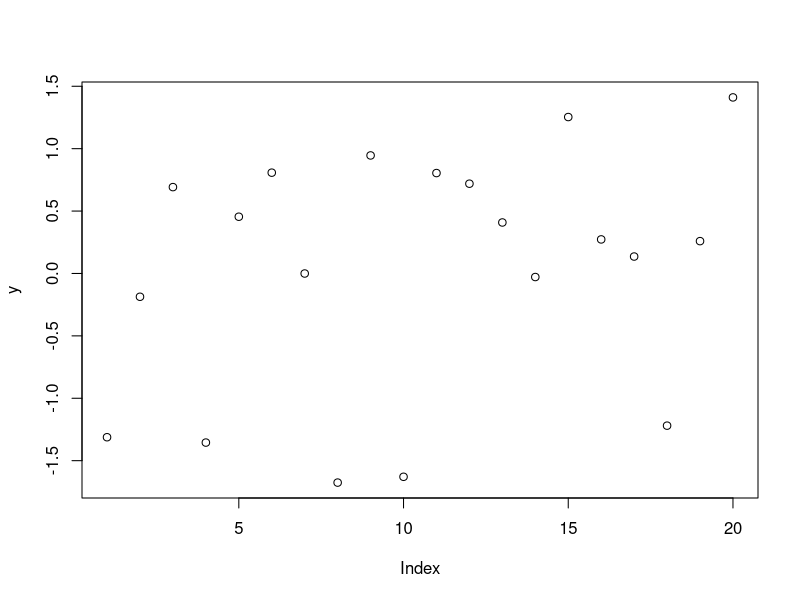
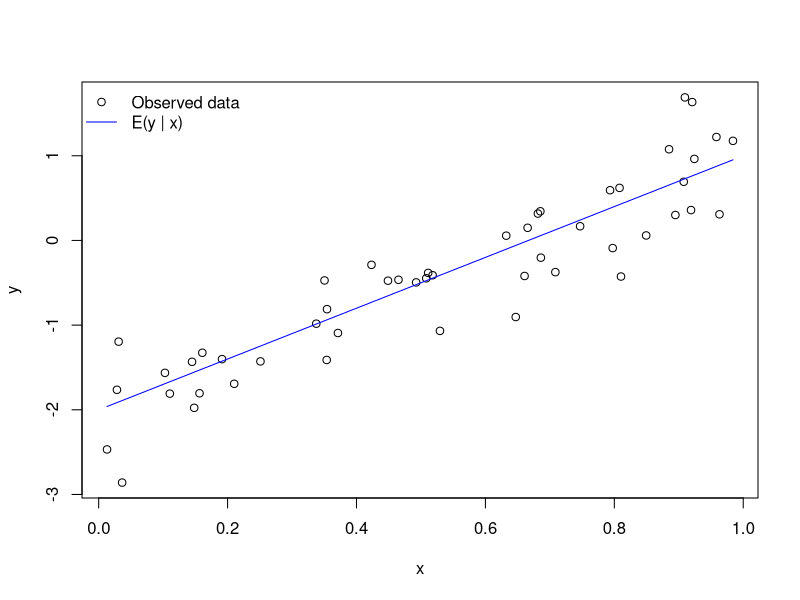
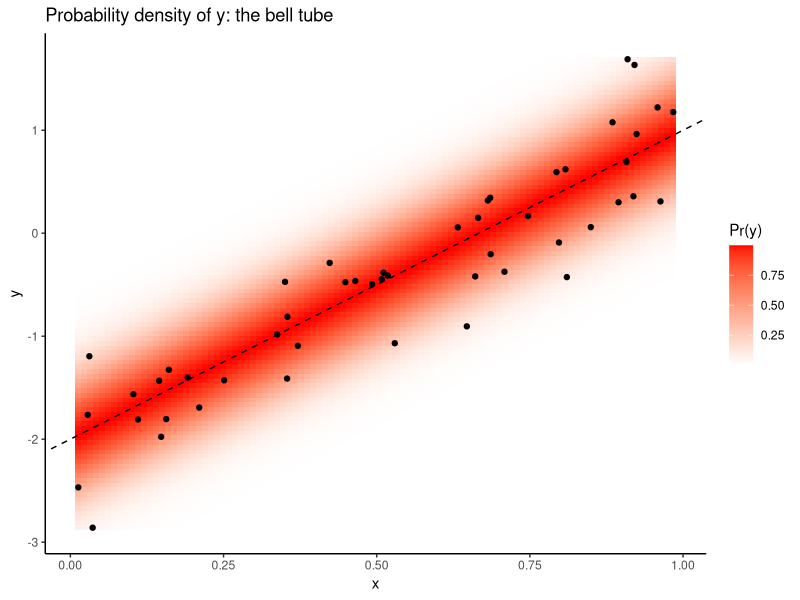
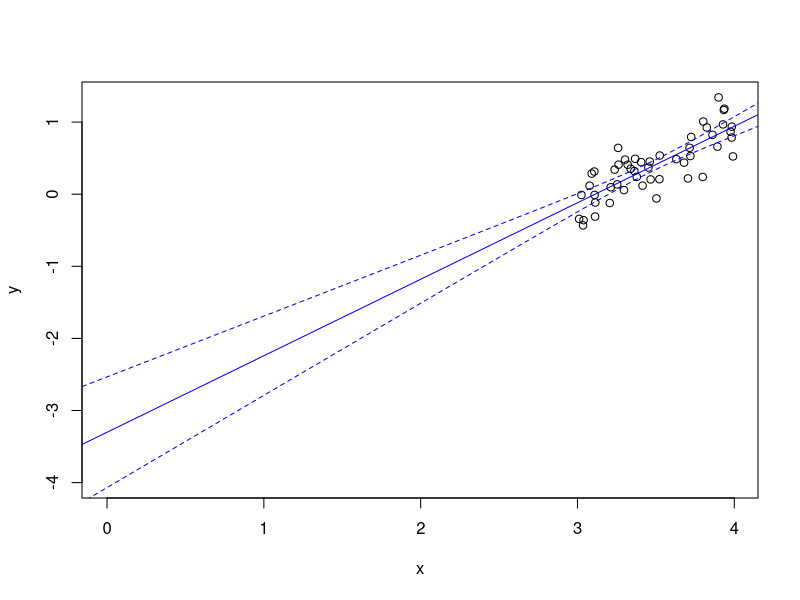
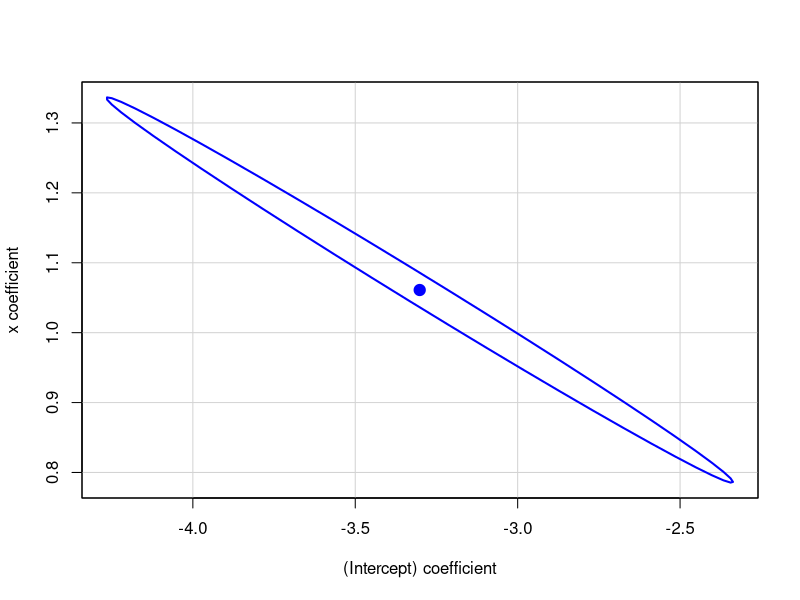
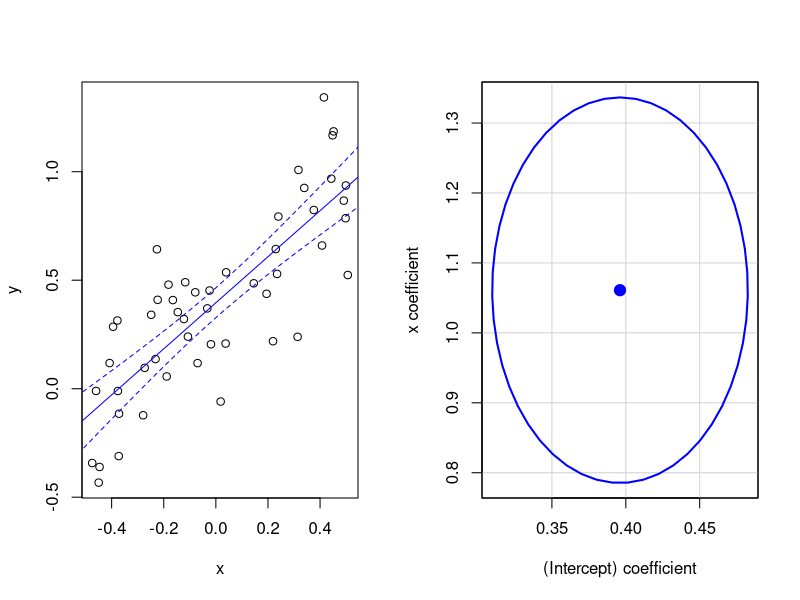
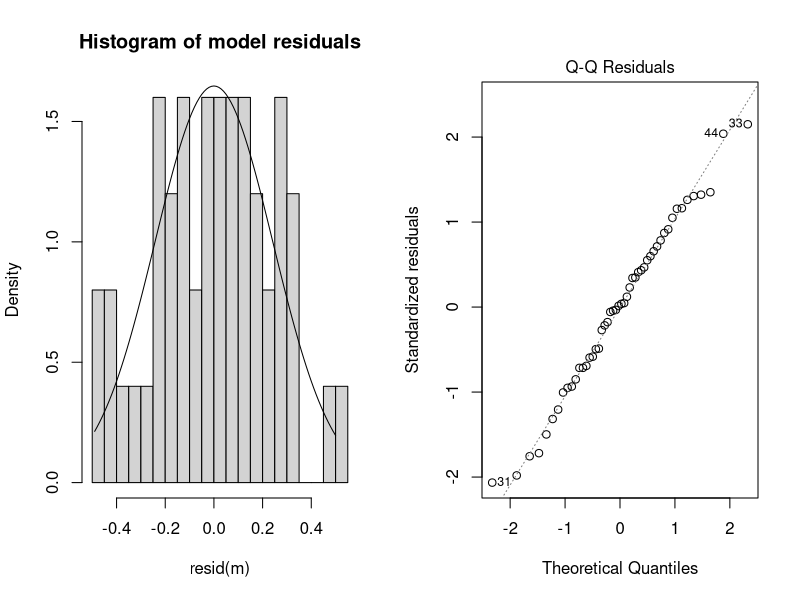
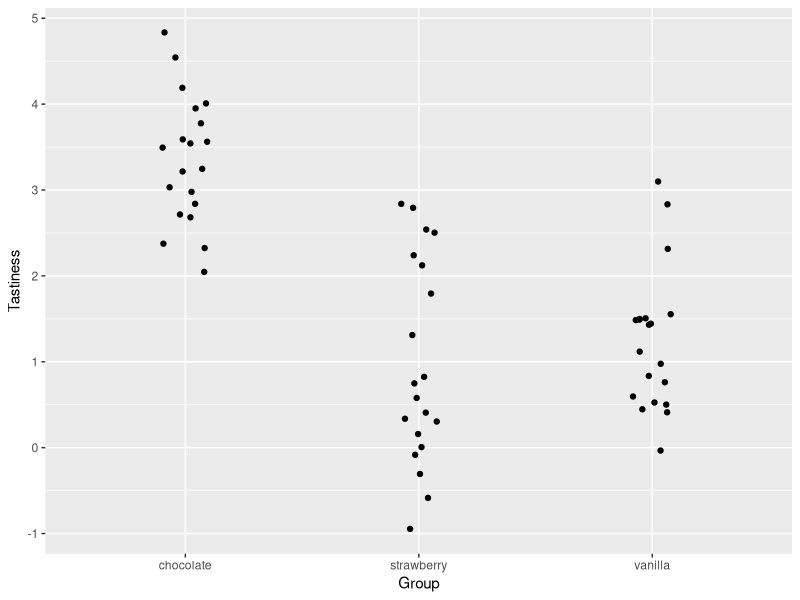

These figures' R source, in order: (Note: this script raises an error after producing the figures.)
## ---- chunk 1
# simulating a sample of y values from a normal distribution
y <- rnorm(20)
plot(y)
## ---- chunk 2
# fitting a model of the mean with lm
m <- lm(y ~ 1)
summary(m)
## ---- chunk 3
# simulate and plot x and y values
n <- 50
x <- runif(n)
alpha <- -2
beta <- 3
sigma <- .4
y <- rnorm(n, mean = alpha + beta * x, sd = sigma)
plot(x, y)

# add known mean function 
lines(x = x, y = alpha + beta * x, col='blue')
legend('topleft', 
       pch = c(1, NA), lty = c(NA, 1), 
       col = c('black', 'blue'), 
       legend = c('Observed data', 'E(y | x)'), 
       bty = 'n')
## ---- chunk 4
# show the probability density of y as a function of x
lo <- 100
yv <- seq(min(y), max(y), length.out = lo)
xv <- seq(min(x), max(x), length.out = lo)
g <- expand.grid(x = xv, y = yv)
g$py <- dnorm(g$y, alpha + beta * g$x, sigma)

sample_d <- data.frame(x = x, y = y)

library(ggplot2)
ggplot(g, aes(x=x, y=y)) + 
  geom_tile(aes(fill=py)) + 
  geom_point(data=sample_d) + 
  scale_fill_gradient2(name = "Pr(y)", high='red') + 
  theme_classic() + 
  geom_abline(intercept=alpha, slope=beta, linetype='dashed') + 
  ggtitle('Probability density of y: the bell tube')
## ---- chunk 5
m <- lm(y ~ x)
summary(m)
## ---- chunk 6

x <- runif(n)
alpha <- 0
beta <- 1
sigma <- .2
y <- rnorm(n, mean = alpha + beta * x, sd = sigma)
x <- x + 3
plot(x, y, xlim=c(0, max(x)), ylim=c(-4, max(y)))
m <- lm(y ~ x)
abline(m, col='blue')
px <- seq(-1, max(x) + 1, length.out=100)
py <- predict(m, list(x=px), se.fit=TRUE, interval='confidence')
lines(px, py$fit[, 'lwr'], lty=2, col='blue')
lines(px, py$fit[, 'upr'], lty=2, col='blue')
## ---- chunk 7
confint(m)
## ---- chunk 8
library(car)
confidenceEllipse(m)
## ---- chunk 9
par(mfrow=c(1, 2))
x <- x - mean(x)
m <- lm(y ~ x)
plot(x, y)
abline(m, col='blue')
px <- seq(min(x) - 1, max(x) + 1, length.out=100)
py <- predict(m, list(x=px), se.fit=TRUE, interval='confidence')
lines(px, py$fit[, 'lwr'], lty=2, col='blue')
lines(px, py$fit[, 'upr'], lty=2, col='blue')
confidenceEllipse(m)
## ---- chunk 10
hist(resid(m), breaks = 20, freq = F, 
     main = 'Histogram of model residuals')
curve_x <- seq(min(resid(m)), max(resid(m)), .01)
lines(curve_x, dnorm(curve_x, 0, summary(m)$sigma))
## ---- chunk 11
plot(m, 2)
## ---- chunk 12
# simulate and visualize data
n <- 60
x <- rep(c("chocolate", "strawberry", "vanilla"), length.out = n)
x <- factor(x)
sigma <- 1
mu_y <- c(chocolate = 3.352, strawberry = .93, vanilla = 1.5)
y <- rnorm(n, mu_y[x], sigma)

library(ggplot2)
ggplot(data.frame(x, y), aes(x, y)) + 
  geom_jitter(position = position_jitter(width=.1)) + 
  xlab('Group') + 
  ylab('Tastiness')
## ---- chunk 13
m <- lm(y ~ x)
summary(m)
## ---- chunk 14
m <- lm(y ~ 0 + x)
summary(m)
## ---- chunk 15
confint(m)
## ---- chunk 16
par(mfrow=c(2, 2))
plot(m)
## ---- chunk 17
n <- 50
x1 <- rnorm(n)
x2 <- rnorm(n)
beta <- c(.5, 1, -1, 2)
sigma <- 1
X <- matrix(c(rep(1, n), x1, x2, x1 * x2), nrow=n)
mu_y <- X %*% beta
y <- rnorm(n, mu_y, sigma)
m <- lm(y ~ x1 * x2)
summary(m)
## ---- chunk 18
# visualizing the results in terms of the linear predictor
lo <- 40
x1seq <- seq(min(x1), max(x1), length.out = lo)
x2seq <- seq(min(x2), max(x2), length.out = lo)
g <- expand.grid(x1=x1seq, x2=x2seq)
g$e_y <- beta[1] + beta[2] * g$x1 + beta[3] * g$x2 + beta[4] * g$x1 * g$x2
ggplot(g, aes(x=x1, y=x2)) + 
  geom_tile(aes(fill=e_y)) + 
  stat_contour(aes(z=e_y), col='grey') + 
  scale_fill_gradient2() + 
  geom_point(data=data.frame(x1, x2))
## ---- chunk 19
library(effects)
plot(allEffects(m))
## ---- chunk 20
str(ToothGrowth)
ToothGrowth$dose <- factor(ToothGrowth$dose)
ggplot(ToothGrowth, aes(x=interaction(dose, supp), y=len)) + 
  geom_point()
## ---- chunk 21
library(dplyr)
ToothGrowth %>%
  group_by(dose, supp) %>%
  summarize(mean = mean(len), 
            sd = sd(len), 
            n = n())
## ---- chunk 22
m <- lm(len ~ dose * supp, data = ToothGrowth)
summary(m)
## ---- chunk 23
cbind(model.matrix(m), ToothGrowth)
## ---- chunk 24
anova(m)
## ---- chunk 25
m2 <- lm(len ~ dose + supp, data = ToothGrowth)
AIC(m, m2)
## ---- chunk 26
plot(allEffects(m))
## ---- chunk 27
# construct a new data frame for predictions
g <- expand.grid(supp = levels(ToothGrowth$supp), 
                 dose = levels(ToothGrowth$dose))
p <- predict(m, g, interval = 'confidence', type='response')
predictions <- cbind(g, data.frame(p))

ggplot(ToothGrowth, aes(x=interaction(dose, supp), y=len)) + 
  geom_segment(data=predictions, 
               aes(y=lwr, yend=upr, 
                   xend=interaction(dose, supp)), col='red') + 
  geom_point(data=predictions, aes(y=fit), color='red', size=2, shape=2) + 
  geom_jitter(position = position_jitter(width=.1), shape=1) + 
  ylab("Length")
## ---- chunk 28
x1 <- rnorm(n)
x2 <- factor(sample(c('A', 'B'), n, replace=TRUE))

# generate slopes and intercepts for the first and second groups
a <- rnorm(2)
b <- rnorm(2)
sigma <- .4

X <- matrix(c(ifelse(x2 == 'A', 1, 0), 
              ifelse(x2 == 'B', 1, 0), 
              ifelse(x2 == 'A', x1, 0), 
              ifelse(x2 == 'B', x1, 0)
            ), nrow=n)

mu_y <- X %*% c(a, b)
y <- rnorm(n, mu_y, sigma)
## ---- chunk 29
m <- lm(y ~ x1 * x2)
summary(m)
## ---- chunk 30
plot(x1, y, col=x2, pch=19)
legend('topright', col=1:2, legend=c('Group A', 'Group B'), pch=19)
abline(coef(m)[1], coef(m)[2])
abline(coef(m)[1] + coef(m)[3], coef(m)[2] + coef(m)[4], col='red')
